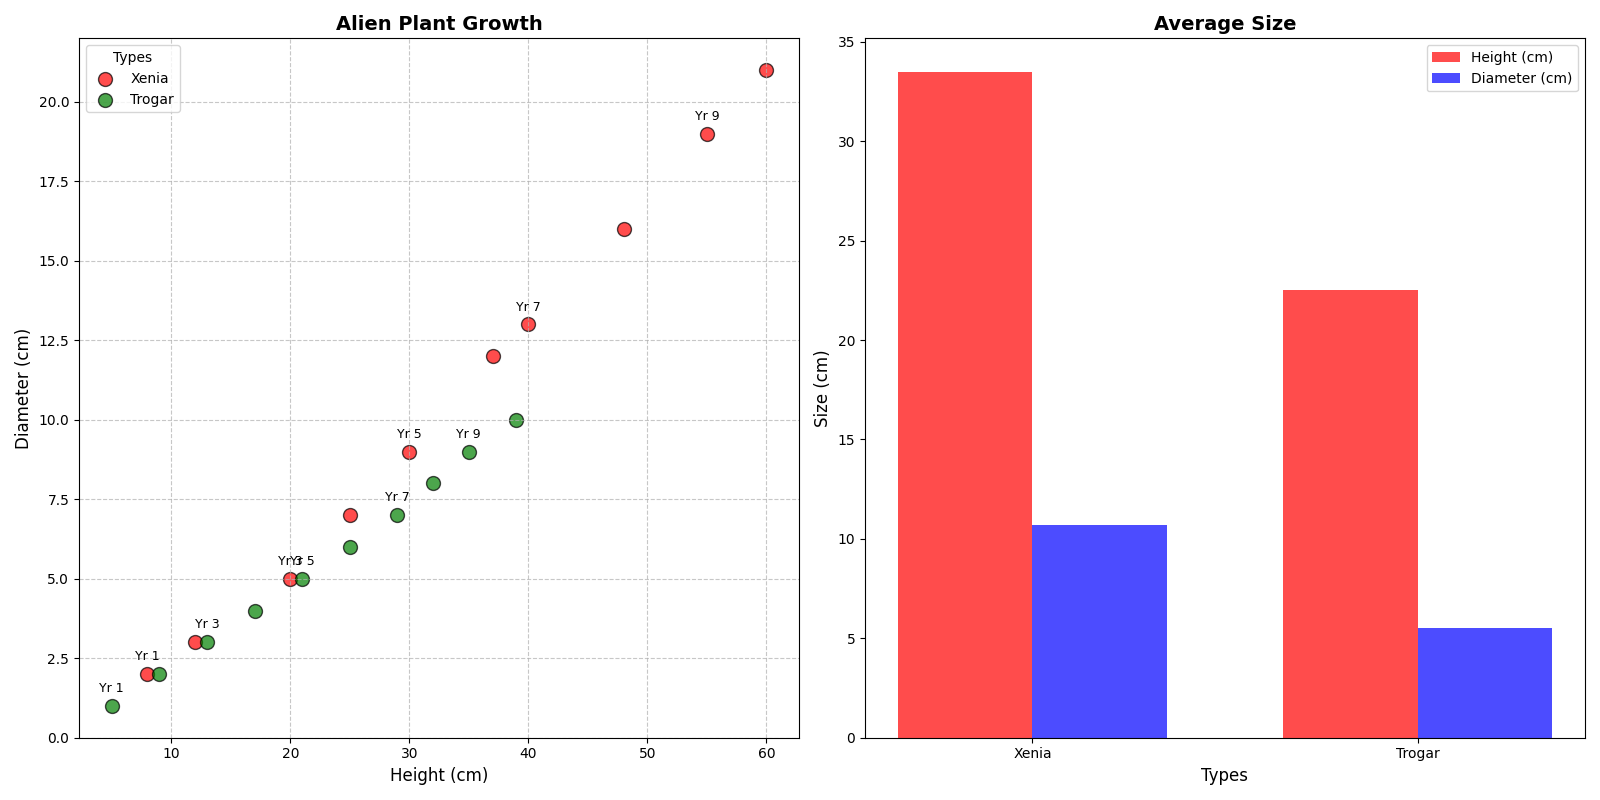

Write Python code to recreate this figure.
import matplotlib.pyplot as plt
import numpy as np

# Data for Alien Plant Growth (Heights in cm, Diameters in cm)
years = np.array([1, 2, 3, 4, 5, 6, 7, 8, 9, 10])

xenia_height = np.array([8, 12, 20, 25, 30, 37, 40, 48, 55, 60])
xenia_diameter = np.array([2, 3, 5, 7, 9, 12, 13, 16, 19, 21])

trogar_height = np.array([5, 9, 13, 17, 21, 25, 29, 32, 35, 39])
trogar_diameter = np.array([1, 2, 3, 4, 5, 6, 7, 8, 9, 10])

# Initialize the plot
fig, (ax1, ax2) = plt.subplots(1, 2, figsize=(16, 8))

# Scatter plot
ax1.scatter(xenia_height, xenia_diameter, color='red', edgecolor='black', alpha=0.7, s=100, label='Xenia')
ax1.scatter(trogar_height, trogar_diameter, color='green', edgecolor='black', alpha=0.7, s=100, label='Trogar')

# Titles and labels for the first plot
ax1.set_title('Alien Plant Growth', fontsize=14, fontweight='bold')
ax1.set_xlabel('Height (cm)', fontsize=12)
ax1.set_ylabel('Diameter (cm)', fontsize=12)
ax1.legend(title='Types', fontsize=10)
ax1.grid(linestyle='--', alpha=0.7)

# Add annotations for some data points
for i in range(0, len(years), 2):
    ax1.annotate(f'Yr {years[i]}', (xenia_height[i], xenia_diameter[i]), textcoords="offset points", xytext=(0,10), ha='center', fontsize=9)
    ax1.annotate(f'Yr {years[i]}', (trogar_height[i], trogar_diameter[i]), textcoords="offset points", xytext=(0,10), ha='center', fontsize=9)

# Bar plot: Comparison of average height and diameter for Xenia and Trogar
average_heights = [np.mean(xenia_height), np.mean(trogar_height)]
average_diameters = [np.mean(xenia_diameter), np.mean(trogar_diameter)]

bar_width = 0.35
index = np.arange(len(average_heights))

ax2.bar(index, average_heights, bar_width, label='Height (cm)', color='r', alpha=0.7)
ax2.bar(index + bar_width, average_diameters, bar_width, label='Diameter (cm)', color='b', alpha=0.7)

# Titles and labels for the second plot
ax2.set_title('Average Size', fontsize=14, fontweight='bold')
ax2.set_xlabel('Types', fontsize=12)
ax2.set_ylabel('Size (cm)', fontsize=12)
ax2.set_xticks(index + bar_width / 2)
ax2.set_xticklabels(['Xenia', 'Trogar'])
ax2.legend()

plt.tight_layout()
plt.show()
